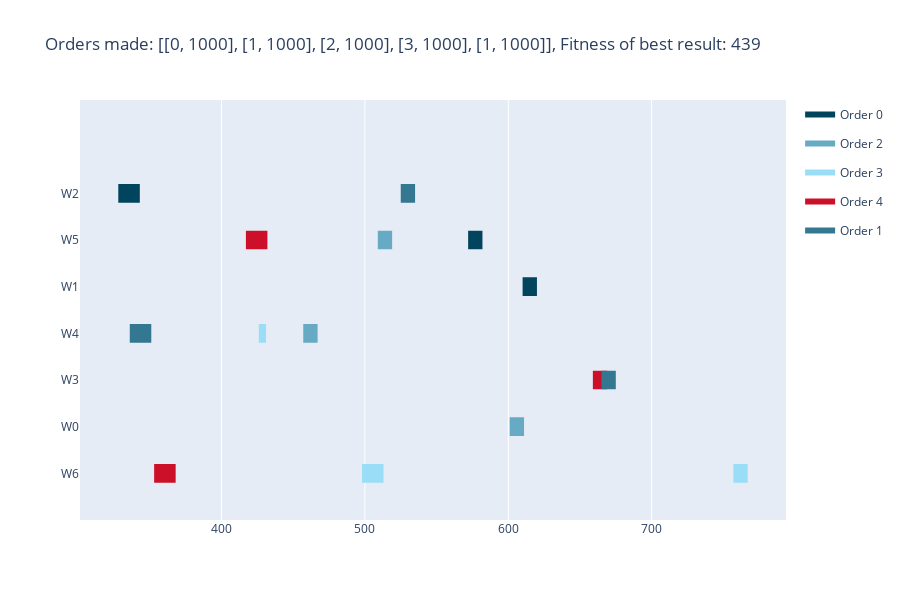

The notebook cell saved with this chart:
### Markdown cell above
Visualize Result

### Code cell
def get_colors(n): 
    ret = [] 
    r = int(random.random() * 256) 
    g = int(random.random() * 256) 
    b = int(random.random() * 256) 
    step = 256 / n 
    for i in range(n): 
        r += step 
        g += step 
        b += step 
        r = int(r) % 256 
        g = int(g) % 256 
        b = int(b) % 256 
        ret.append((r,g,b))  
    return ret

def visualize(solution, solution_fitness, orders, durations):
    colors = {}
    rgb_values = get_colors(len(orders))
    for i in range(len(orders)):
        colors[f'Order {i}'] = f'rgb({rgb_values[i][0]}, {rgb_values[i][1]}, {rgb_values[i][2]})'
    data = []
    j = 0
    for i in range(len(solution)):
        if j == 0:
            job = index_to_job(i)
            order = index_to_order(i)
            label = f'W{solution[i]}'
            start = solution[i+1]
            end = start + durations[solution[i]][job]
            data.append(
                        dict(Task=label, Start=start, Finish=end, Resource=f'Order {order}')
                    )
        j+=1
        if j > 1:
            j = 0

    fig = ff.create_gantt(data, colors=colors, index_col='Resource', show_colorbar=True,
                        group_tasks=True, title=f'Orders made: {orders}, Fitness of best result: {solution_fitness}', showgrid_x=True)
    fig.update_layout(xaxis_type='linear')
    #fig = timeline(data, x_start="Start", x_end="Finish", y="Task",color = "Resource",template = "gridon")
    fig.show()

visualize(solution, abs(solution_fitness)-1, orders, job_durations)

### Figure 1 — Plotly figure (JSON) as saved in the notebook; plotly's stock layout.template omitted (floating-point values rounded to 4 significant figures)
{"data": [{"fill": "toself", "fillcolor": "rgb(1, 68, 93)", "hoverinfo": "name", "legendgroup": "rgb(1, 68, 93)", "mode": "none", "name": "Order 0", "type": "scatter", "x": [328, 343, 343, 328, 328, 572, 582, 582, 572, 572, 610, 620, 620, 610], "y": [5.8, 5.8, 6.2, 6.2, null, 4.8, 4.8, 5.2, 5.2, null, 3.8, 3.8, 4.2, 4.2]}, {"fill": "toself", "fillcolor": "rgb(103, 170, 195)", "hoverinfo": "name", "legendgroup": "rgb(103, 170, 195)", "mode": "none", "name": "Order 2", "type": "scatter", "x": [457, 467, 467, 457, 457, 509, 519, 519, 509, 509, 601, 611, 611, 601], "y": [2.8, 2.8, 3.2, 3.2, null, 4.8, 4.8, 5.2, 5.2, null, 0.8, 0.8, 1.2, 1.2]}, {"fill": "toself", "fillcolor": "rgb(154, 221, 246)", "hoverinfo": "name", "legendgroup": "rgb(154, 221, 246)", "mode": "none", "name": "Order 3", "type": "scatter", "x": [426, 431, 431, 426, 426, 498, 513, 513, 498, 498, 757, 767, 767, 757], "y": [2.8, 2.8, 3.2, 3.2, null, -0.2, -0.2, 0.2, 0.2, null, -0.2, -0.2, 0.2, 0.2]}, {"fill": "toself", "fillcolor": "rgb(205, 16, 41)", "hoverinfo": "name", "legendgroup": "rgb(205, 16, 41)", "mode": "none", "name": "Order 4", "type": "scatter", "x": [353, 368, 368, 353, 353, 417, 432, 432, 417, 417, 659, 669, 669, 659], "y": [-0.2, -0.2, 0.2, 0.2, null, 4.8, 4.8, 5.2, 5.2, null, 1.8, 1.8, 2.2, 2.2]}, {"fill": "toself", "fillcolor": "rgb(52, 119, 144)", "hoverinfo": "name", "legendgroup": "rgb(52, 119, 144)", "mode": "none", "name": "Order 1", "type": "scatter", "x": [336, 351, 351, 336, 336, 525, 535, 535, 525, 525, 665, 675, 675, 665], "y": [2.8, 2.8, 3.2, 3.2, null, 5.8, 5.8, 6.2, 6.2, null, 1.8, 1.8, 2.2, 2.2]}, {"legendgroup": "rgb(1, 68, 93)", "marker": {"color": "rgb(1, 68, 93)", "opacity": 0, "size": 1}, "mode": "markers", "name": "", "showlegend": false, "text": [null, null, null, null, null, null], "type": "scatter", "x": [328, 343, 572, 582, 610, 620], "y": [6, 6, 5, 5, 4, 4]}, {"legendgroup": "rgb(103, 170, 195)", "marker": {"color": "rgb(103, 170, 195)", "opacity": 0, "size": 1}, "mode": "markers", "name": "", "showlegend": false, "text": [null, null, null, null, null, null], "type": "scatter", "x": [457, 467, 509, 519, 601, 611], "y": [3, 3, 5, 5, 1, 1]}, {"legendgroup": "rgb(154, 221, 246)", "marker": {"color": "rgb(154, 221, 246)", "opacity": 0, "size": 1}, "mode": "markers", "name": "", "showlegend": false, "text": [null, null, null, null, null, null], "type": "scatter", "x": [426, 431, 498, 513, 757, 767], "y": [3, 3, 0, 0, 0, 0]}, {"legendgroup": "rgb(205, 16, 41)", "marker": {"color": "rgb(205, 16, 41)", "opacity": 0, "size": 1}, "mode": "markers", "name": "", "showlegend": false, "text": [null, null, null, null, null, null], "type": "scatter", "x": [353, 368, 417, 432, 659, 669], "y": [0, 0, 5, 5, 2, 2]}, {"legendgroup": "rgb(52, 119, 144)", "marker": {"color": "rgb(52, 119, 144)", "opacity": 0, "size": 1}, "mode": "markers", "name": "", "showlegend": false, "text": [null, null, null, null, null, null], "type": "scatter", "x": [336, 351, 525, 535, 665, 675], "y": [3, 3, 6, 6, 2, 2]}], "layout": {"height": 600, "hovermode": "closest", "showlegend": true, "title": {"text": "Orders made: [[0, 1000], [1, 1000], [2, 1000], [3, 1000], [1, 1000]], Fitness of best result: 439"}, "xaxis": {"rangeselector": {"buttons": [{"count": 7, "label": "1w", "step": "day", "stepmode": "backward"}, {"count": 1, "label": "1m", "step": "month", "stepmode": "backward"}, {"count": 6, "label": "6m", "step": "month", "stepmode": "backward"}, {"count": 1, "label": "YTD", "step": "year", "stepmode": "todate"}, {"count": 1, "label": "1y", "step": "year", "stepmode": "backward"}, {"step": "all"}]}, "showgrid": true, "type": "linear", "zeroline": false}, "yaxis": {"autorange": false, "range": [-1, 8], "showgrid": false, "ticktext": ["W6", "W0", "W3", "W4", "W1", "W5", "W2"], "tickvals": [0, 1, 2, 3, 4, 5, 6], "zeroline": false}}}
